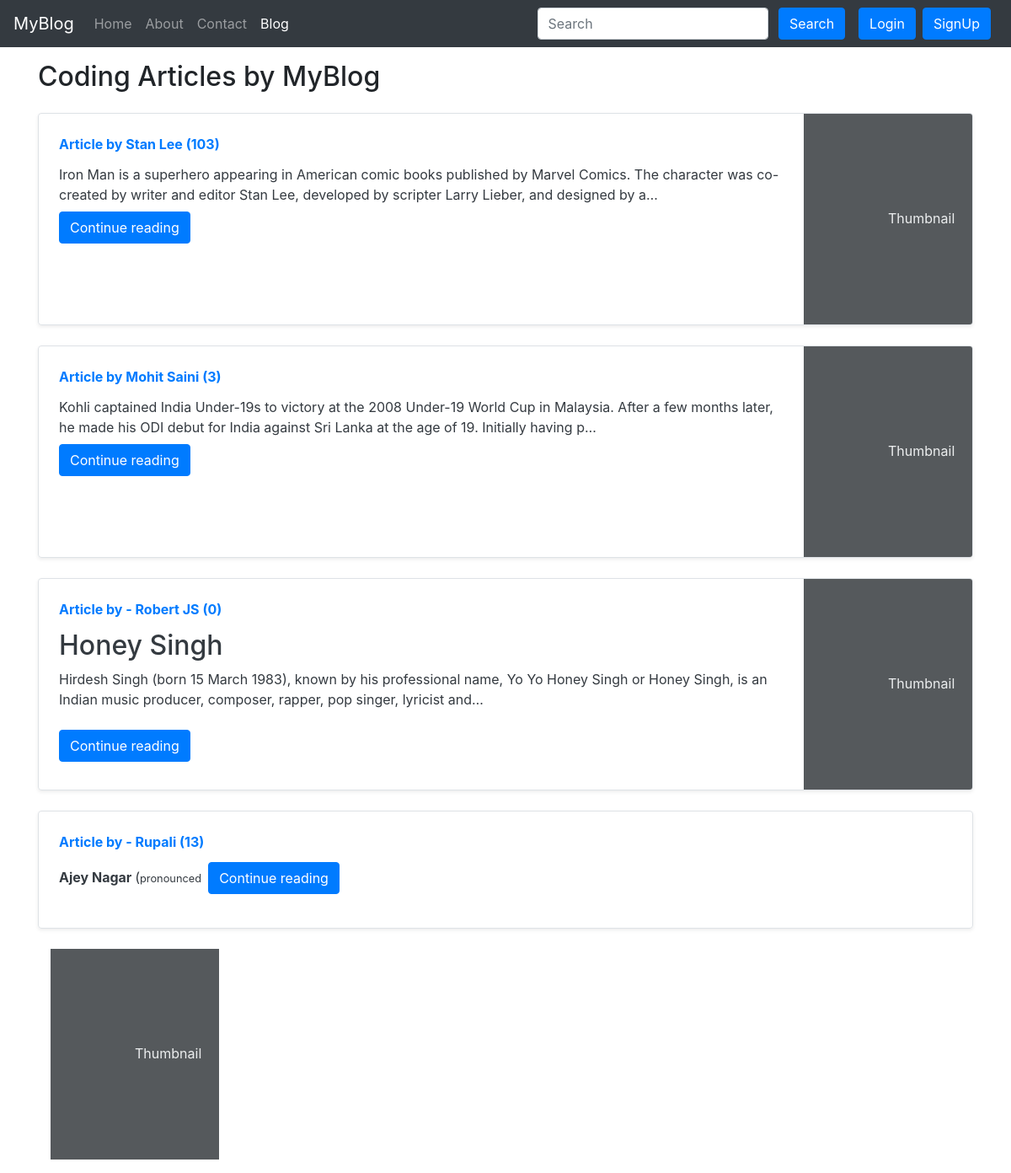
Screenshot of /blog/ with the database file from the repository.
### blog/models.py (models this page shows, shortened)
class Post(models.Model):
    sno=models.AutoField(primary_key=True)
    title=models.CharField(max_length=255)
    author=models.CharField(max_length=14)
    slug=models.CharField(max_length=130)
    views= models.IntegerField(default=0)
    timeStamp=models.DateTimeField(blank=True)
    content=models.TextField()

### blog/views.py (the view)
# urls.py: path('', views.blogHome, name="bloghome"),
def blogHome(request):
    allPosts= Post.objects.all()
    context={'allPosts': allPosts}
    return render(request, "blog/blogHome.html", context)

### templates/blog/blogHome.html (shortened to what this page needs)
{% extends 'base.html' %}
{% block blogactive %} active {% endblock blogactive %}
{% block body %}
<div class="container my-3">
    <h2>Coding Articles by MyBlog</h2>
    {% for post in allPosts  %}
    <div class="row no-gutters border rounded overflow-hidden flex-md-row mb-4 shadow-sm h-md-250 my-4 position-relative">
        <div class="col p-4 d-flex flex-column position-static">
            <strong class="d-inline-block mb-2 text-primary">Article  by {{post.author}} ({{post.views}})</strong>
            <h3 class="mb-0"><a class="text-dark" href="/blog/{{post.slug}}"{{post.title}} </a> </h3>
            <p class="card-text mb-auto">{{post.content|safe |truncatechars:200}}</p>
            <div class="my-2">
            	<a href="/blog/{{post.slug}}" role="button" class="btn btn-primary">Continue reading</a>
            </div>
        </div>
        <div class="col-auto d-none d-lg-block">
            <svg class="bd-placeholder-img" width="200" height="250" xmlns="http://www.w3.org/2000/svg" preserveAspectRatio="xMidYMid slice" focusable="false" role="img" aria-label="Placeholder: Thumbnail">
                <rect width="100%" height="100%" fill="#55595c"></rect><text x="50%" y="50%" fill="#eceeef" dy=".3em">Thumbnail</text>
            </svg>
        </div>
        </div>
        {% endfor %}
 {% endblock %}

### rows the page displays
Post: author "Stan Lee", views "103", content "Iron Man is a superhero appearing in American comic books published by Marvel Comics. The character was co-created by writer and editor Stan Lee, developed by scripter Larry Lieber, and designed by a…"
Post: author "Mohit Saini", views "3", content "Kohli captained India Under-19s to victory at the 2008 Under-19 World Cup in Malaysia. After a few months later, he made his ODI debut for India against Sri Lanka at the age of 19. Initially having p…"
Post: author "- Robert JS", views "0", content "Honey Singh Hirdesh Singh (born 15 March 1983), known by his professional name, Yo Yo Honey Singh or Honey Singh, is an Indian music producer, composer, rapper, pop singer, lyricist and…"
Post: author "- Rupali", views "13", content "Ajey Nagar ( pronounced"
